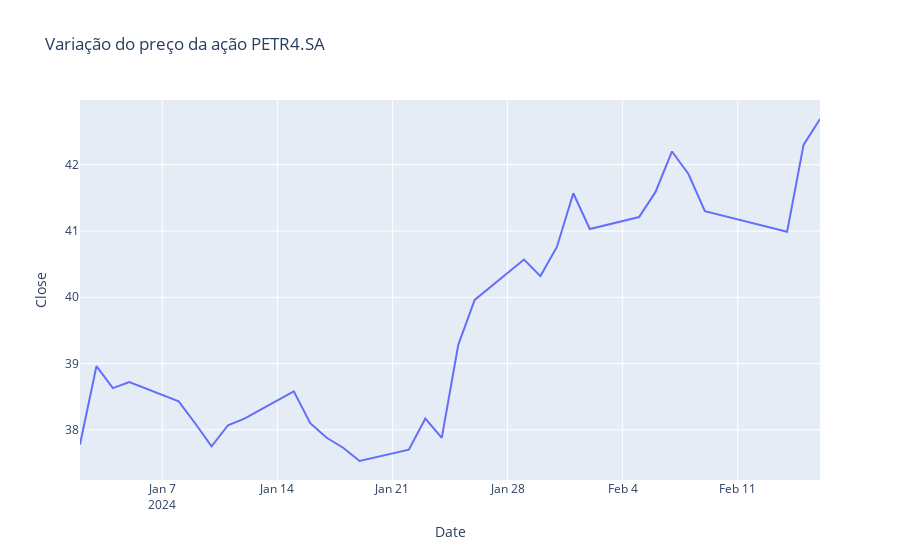

Write notebook code for a chart like this one.
### Code cell
import yfinance as yf

df = yf.download('PETR4.SA', start='2024-01-01', end='2024-02-17')
df.head()

# plot a variaçao do preço da ação usando plotly
import plotly.express as px

fig = px.line(df, x=df.index, y='Close', title='Variação do preço da ação PETR4.SA')
fig.show()

### Figure 1 — Plotly figure (JSON) as saved in the notebook; plotly's stock layout.template omitted (floating-point values rounded to 4 significant figures)
{"data": [{"hovertemplate": "Date=%{x}<br>Close=%{y}<extra></extra>", "legendgroup": "", "line": {"color": "#636efa", "dash": "solid"}, "marker": {"symbol": "circle"}, "mode": "lines", "name": "", "orientation": "v", "showlegend": false, "type": "scatter", "x": ["2024-01-02T00:00:00", "2024-01-03T00:00:00", "2024-01-04T00:00:00", "2024-01-05T00:00:00", "2024-01-08T00:00:00", "2024-01-09T00:00:00", "2024-01-10T00:00:00", "2024-01-11T00:00:00", "2024-01-12T00:00:00", "2024-01-15T00:00:00", "2024-01-16T00:00:00", "2024-01-17T00:00:00", "2024-01-18T00:00:00", "2024-01-19T00:00:00", "2024-01-22T00:00:00", "2024-01-23T00:00:00", "2024-01-24T00:00:00", "2024-01-25T00:00:00", "2024-01-26T00:00:00", "2024-01-29T00:00:00", "2024-01-30T00:00:00", "2024-01-31T00:00:00", "2024-02-01T00:00:00", "2024-02-02T00:00:00", "2024-02-05T00:00:00", "2024-02-06T00:00:00", "2024-02-07T00:00:00", "2024-02-08T00:00:00", "2024-02-09T00:00:00", "2024-02-14T00:00:00", "2024-02-15T00:00:00", "2024-02-16T00:00:00"], "xaxis": "x", "y": [37.78, 38.96, 38.63, 38.72, 38.43, 38.1, 37.75, 38.07, 38.17, 38.58, 38.1, 37.88, 37.73, 37.53, 37.7, 38.17, 37.88, 39.28, 39.96, 40.57, 40.32, 40.76, 41.57, 41.03, 41.21, 41.59, 42.2, 41.86, 41.3, 40.99, 42.3, 42.69], "yaxis": "y"}], "layout": {"legend": {"tracegroupgap": 0}, "title": {"text": "Variação do preço da ação PETR4.SA"}, "xaxis": {"anchor": "y", "domain": [0, 1], "title": {"text": "Date"}}, "yaxis": {"anchor": "x", "domain": [0, 1], "title": {"text": "Close"}}}}
